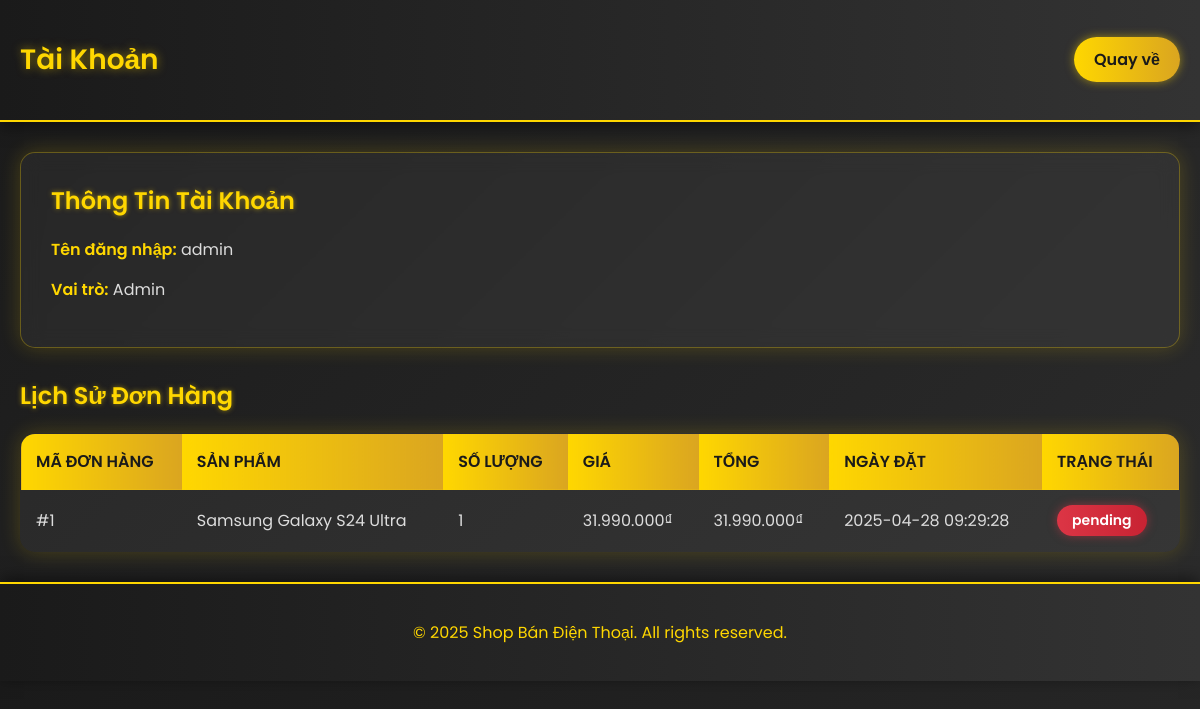
The app's page /profile.php (signed in) with its own data.
### tables this page shows
CREATE TABLE `users` (
  `id` int(11) NOT NULL,
  `username` varchar(50) NOT NULL,
  `password` varchar(255) NOT NULL,
  `role` int(11) NOT NULL DEFAULT 0
);

CREATE TABLE `order_details` (
  `id` int(11) NOT NULL,
  `order_id` int(11) NOT NULL,
  `product_id` int(11) NOT NULL,
  `quantity` int(11) NOT NULL,
  `price` decimal(10,2) NOT NULL
);

CREATE TABLE `orders` (
  `id` int(11) NOT NULL,
  `user_id` int(11) NOT NULL,
  `total_amount` decimal(10,2) NOT NULL,
  `shipping_address` text NOT NULL,
  `payment_method` varchar(50) NOT NULL,
  `status` varchar(50) DEFAULT 'pending',
  `created_at` timestamp NOT NULL DEFAULT current_timestamp(),
  `ngay_dat` datetime DEFAULT current_timestamp(),
  `total` decimal(10,2) NOT NULL DEFAULT 0.00,
  `payment_status` varchar(50) NOT NULL DEFAULT 'pending'
);

CREATE TABLE `dienthoai` (
  `id` int(11) NOT NULL,
  `ten` varchar(100) NOT NULL,
  `hinhanh` varchar(255) NOT NULL,
  `gia` decimal(10,2) NOT NULL,
  `thuong_hieu` varchar(50) NOT NULL,
  `man_hinh` varchar(100) DEFAULT NULL,
  `camera` varchar(100) DEFAULT NULL,
  `ram` varchar(50) DEFAULT NULL,
  `rom` varchar(50) DEFAULT NULL,
  `pin` varchar(50) DEFAULT NULL,
  `mota` text DEFAULT NULL,
  `khuyen_mai` text DEFAULT NULL
);

### profile.php (the view, shortened to what this page needs)
<?php
include 'db.php';
$user_id = $_SESSION['user_id'];
$user_sql = "SELECT * FROM users WHERE id = $user_id";
$user_result = $conn->query($user_sql);
$user = $user_result->fetch_assoc();
$order_sql = "SELECT o.*, od.product_id, od.quantity, od.price, d.ten FROM orders o
              JOIN order_details od ON o.id = od.order_id
              JOIN dienthoai d ON od.product_id = d.id
              WHERE o.user_id = $user_id ORDER BY o.created_at DESC";
$orders = $conn->query($order_sql);
?>
<!DOCTYPE html>
<html lang="vi">
<head>
</head>
<body>
    <header class="header">
        <div class="container header-flex">
            <h1>Tài Khoản</h1>
            <a href="index.php" class="btn">Quay về</a>
        </div>
    </header>
    <main class="container">
        <div class="profile-info">
            <h2>Thông Tin Tài Khoản</h2>
            <p><strong>Tên đăng nhập:</strong> <?php echo htmlspecialchars($user['username']); ?></p>
            <p><strong>Vai trò:</strong> <?php echo $user['role'] == 1 ? 'Admin' : 'Khách hàng'; ?></p>
        </div>
        <div class="order-history">
            <h2>Lịch Sử Đơn Hàng</h2>
            <?php if ($orders->num_rows > 0): ?>
                <table class="cart-table">
                    <thead>
                        <tr>
                            <th>Mã đơn hàng</th>
                            <th>Sản phẩm</th>
                            <th>Số lượng</th>
                            <th>Giá</th>
                            <th>Tổng</th>
                            <th>Ngày đặt</th>
                            <th>Trạng thái</th>
                        </tr>
                    </thead>
                    <tbody>
                        <?php while ($order = $orders->fetch_assoc()): ?>
                            <tr>
                                <td>#<?php echo $order['id']; ?></td>
                                <td><?php echo htmlspecialchars($order['ten']); ?></td>
                                <td><?php echo $order['quantity']; ?></td>
                                <td><?php echo number_format($order['price'], 0, ',', '.'); ?>₫</td>
                                <td><?php echo number_format($order['total_amount'], 0, ',', '.'); ?>₫</td>
                                <td><?php echo $order['created_at']; ?></td>
                                <td>
                                    <span class="status <?php
                                        if ($order['status'] == 'Đã giao') echo 'status-delivered';
                                        elseif ($order['status'] == 'Đang xử lý') echo 'status-processing';
                                        else echo 'status-cancelled';
                                    ?>">
                                        <?php echo htmlspecialchars($order['status']); ?>
                                    </span>
                                </td>
                            </tr>
                        <?php endwhile; ?>
                    </tbody>
                </table>
            <?php else: ?>
                <p class="no-products">Bạn chưa có đơn hàng nào!</p>
            <?php endif; ?>
        </div>
    </main>
    <footer class="footer">
        <div class="container">
            <p>© 2025 Shop Bán Điện Thoại. All rights reserved.</p>
        </div>
    </footer>
</body>
</html>

### profile.php (style rules this page uses)
body { font-family: 'Poppins', sans-serif; margin: 0; padding: 0; background: linear-gradient(135deg, #1a1a1a 0%, #2c2c2c 100%); color: #fff; }
.header { background: linear-gradient(90deg, #1a1a1a, #333); padding: 20px 0; box-shadow: 0 4px 15px rgba(0, 0, 0, 0.5); border-bottom: 2px solid #FFD700; }
.container { max-width: 1200px; margin: 0 auto; padding: 0 20px; }
.header-flex { display: flex; justify-content: space-between; align-items: center; }
.header h1 { font-size: 28px; font-weight: 600; color: #FFD700; text-shadow: 0 0 10px rgba(255, 215, 0, 0.5); }
.btn { padding: 10px 20px; border-radius: 25px; text-decoration: none; color: #1a1a1a; background: linear-gradient(90deg, #FFD700, #DAA520); transition: all 0.3s ease; font-weight: 600; box-shadow: 0 0 10px rgba(255, 215, 0, 0.5); }
.profile-info { background: rgba(255, 255, 255, 0.05); padding: 30px; border-radius: 15px; margin: 30px 0; box-shadow: 0 0 20px rgba(255, 215, 0, 0.2); border: 1px solid rgba(255, 215, 0, 0.3); backdrop-filter: blur(10px); }
.profile-info h2 { margin-top: 0; color: #FFD700; font-size: 24px; font-weight: 600; text-shadow: 0 0 5px rgba(255, 215, 0, 0.5); }
.profile-info p { margin: 15px 0; font-size: 16px; color: #ddd; }
.profile-info p strong { color: #FFD700; font-weight: 600; }
.order-history { margin: 30px 0; }
.order-history h2 { color: #FFD700; font-size: 24px; font-weight: 600; margin-bottom: 20px; text-shadow: 0 0 5px rgba(255, 215, 0, 0.5); }
.cart-table { width: 100%; border-collapse: collapse; background: rgba(255, 255, 255, 0.05); border-radius: 15px; overflow: hidden; box-shadow: 0 0 20px rgba(255, 215, 0, 0.2); border: 1px solid rgba(255, 215, 0, 0.3); }
.cart-table th, .cart-table td { padding: 15px; text-align: left; border-bottom: 1px solid rgba(255, 215, 0, 0.2); color: #ddd; }
.cart-table th { background: linear-gradient(90deg, #FFD700, #DAA520); color: #1a1a1a; font-weight: 600; text-transform: uppercase; }
.cart-table tr { transition: background 0.3s ease; }
.status { padding: 5px 15px; border-radius: 20px; font-weight: 600; display: inline-block; font-size: 14px; }
.status-cancelled { background: linear-gradient(90deg, #dc3545, #c82333); color: white; box-shadow: 0 0 10px rgba(220, 53, 69, 0.5); }
.footer { background: linear-gradient(90deg, #1a1a1a, #333); color: #FFD700; text-align: center; padding: 20px 0; margin-top: 30px; border-top: 2px solid #FFD700; box-shadow: 0 -4px 15px rgba(0, 0, 0, 0.5); }

### records on screen
users: username "admin"
order_details: order "1", product.ten "Samsung Galaxy S24 Ultra", quantity "1", price "31.990.000", order.total_amount "31.990.000", order.created_at "2025-04-28 09:29:28", order.status "pending"
